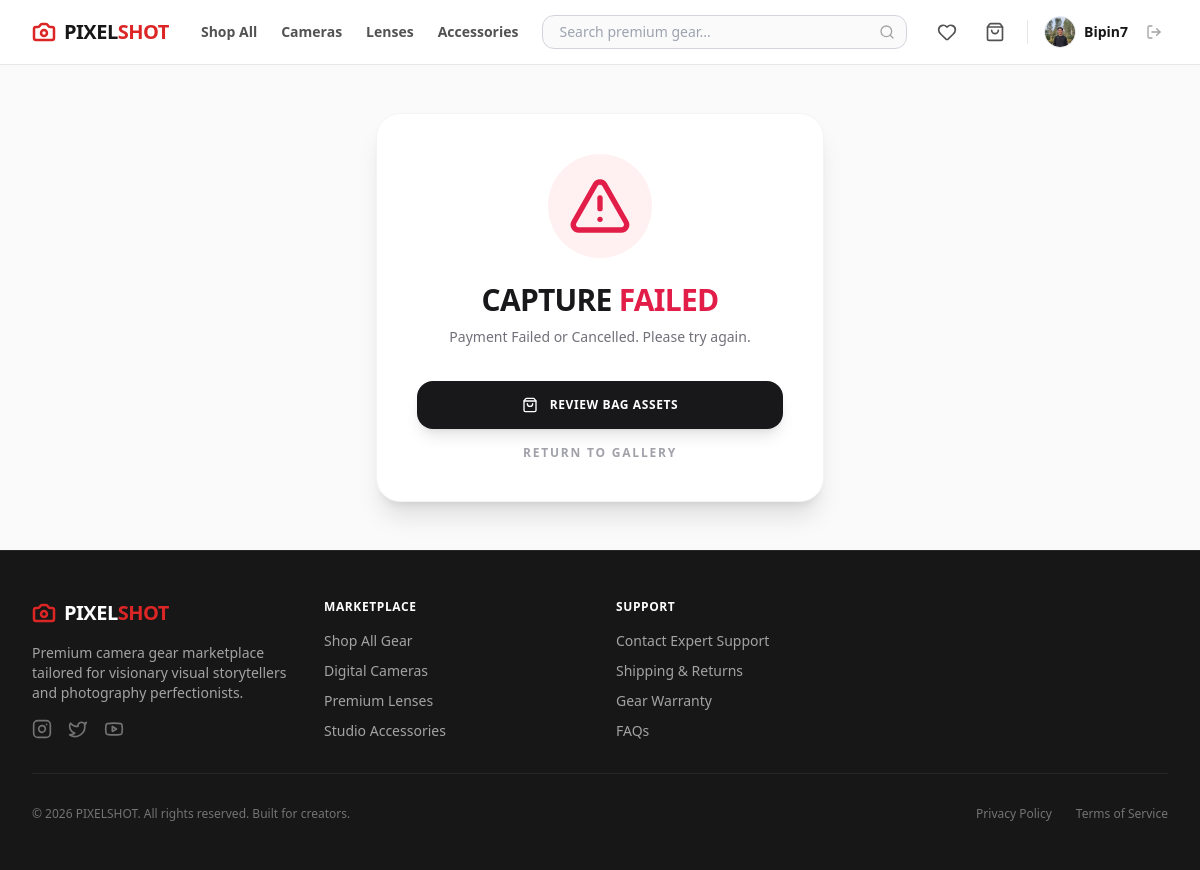
The page /payment/failed/ (signed in) on the database its author committed.
### ps_app/models.py (models this page shows, shortened)
class User(AbstractUser):
    phone = models.CharField(max_length=20, blank=True)
    address = models.TextField(blank=True)
    profile_picture = models.ImageField(upload_to='images/user/', blank=True, null=True)

### ps_app/views/payment_view.py (the view)
# urls.py: path('payment/failed/', payment_failed_view, name='payment_failed'),
def payment_failed_view(request):
    messages.error(request, "Payment Failed or Cancelled. Please try again.")
    return render(request, 'main/payment_failed_page.html')

### ps_app/templates/main/payment_failed_page.html (shortened to what this page needs)
<!DOCTYPE html>
<html lang="en">
<head>
    {% load static %}
    <link href="{% static 'css/styles.css' %}" rel="stylesheet" />
</head>
<body class="bg-zinc-50 flex flex-col min-h-screen">
    {% include 'components/_navbar.html' %}
    <main class="flex-grow flex items-center justify-center py-12 px-4">
        <div class="max-w-md w-full bg-white p-10 rounded-3xl shadow-xl border border-zinc-100 text-center">
            <div class="flex justify-center mb-6">
                <div class="bg-rose-50 p-5 rounded-full animate-pulse">
                    <i data-lucide="alert-triangle" class="w-16 h-16 text-rose-600 stroke-[2px]"></i>
                </div>
            </div>
            <h2 class="text-3xl font-black text-zinc-900 tracking-tight uppercase mb-2">
                Capture <span class="text-rose-600">Failed</span>
            </h2>
            <p class="text-zinc-500 mb-8 font-medium leading-relaxed text-sm">
                {% if messages %}
                    {% for message in messages %}{{ message }}{% endfor %}
                {% else %}
                    The checkout window timed out or your payment authorization was declined.
                {% endif %}
            </p>
            <div class="space-y-4">
                <a href="/cart/" class="w-full bg-zinc-900 text-white font-bold py-4 rounded-2xl hover:bg-black shadow-lg flex items-center justify-center gap-3 transition-all active:scale-95 uppercase tracking-wider text-xs">
                    <i data-lucide="shopping-bag" class="w-4 h-4"></i>
                    Review Bag Assets
                </a>
                <a href="/" class="block text-zinc-400 font-bold hover:text-zinc-600 transition-colors uppercase text-xs tracking-[0.15em]">
                    Return to Gallery
                </a>
            </div>
        </div>
    </main>
    {% include 'components/_footer.html' %}
</body>
</html>

### ps_app/templates/components/_navbar.html (shortened to what this page needs)
<nav class="bg-white border-b border-gray-200 sticky top-0 z-50 font-sans text-neutral-900">
    <div class="max-w-7xl mx-auto px-4 sm:px-6 lg:px-8">
        <div class="flex justify-between h-16 items-center">
            <div class="flex items-center gap-8">
                <a href="/" class="flex items-center gap-2 text-xl font-black tracking-tight shrink-0">
                    <i data-lucide="camera" class="w-6 h-6 text-red-600 stroke-[2.5]"></i>
                    <span>PIXEL<span class="text-red-600">SHOT</span></span>
                </a>
                <div class="hidden md:flex items-center gap-6 text-sm font-semibold text-neutral-600">
                    <a href="/products/" class="hover:text-red-600 transition-colors">Shop All</a>
                    <a href="/products/?category=cameras" class="hover:text-red-600 transition-colors">Cameras</a>
                    <a href="/products/?category=lenses" class="hover:text-red-600 transition-colors">Lenses</a>
                    <a href="/products/?category=accessories" class="hover:text-red-600 transition-colors">Accessories</a>
                </div>
            </div>
            <div class="flex-1 max-w-md mx-6 hidden sm:block">
                <form action="/products/" method="GET" class="relative">
                    <input type="text" name="search" value="{{ request.GET.search }}" placeholder="Search premium gear..."
                        class="w-full bg-neutral-50 border border-gray-300 rounded-xl pl-4 pr-9 py-1.5 text-sm focus:outline-none focus:ring-2 focus:ring-red-600 focus:border-red-600 focus:bg-white transition-all">
                    <button type="submit" class="absolute inset-y-0 right-0 flex items-center pr-3 text-neutral-400 hover:text-red-600">
                        <i data-lucide="search" class="w-4 h-4"></i>
                    </button>
                </form>
            </div>
            <div class="flex items-center gap-4">
                {% if user.is_authenticated and not user.is_staff %}
                    <a href="/wishlist/" class="p-1.5 text-neutral-600 hover:text-red-600 transition-colors relative">
                        <i data-lucide="heart" class="w-5 h-5"></i>
                    </a>
                    <a href="/cart/" class="p-1.5 text-neutral-600 hover:text-red-600 transition-colors relative">
                        <i data-lucide="shopping-bag" class="w-5 h-5"></i>
                    </a>
                {% endif %}
                {% if user.is_authenticated %}
                    <div class="flex items-center gap-3">
                        <a href="/profile/" class="flex items-center gap-2 group">
                            {% if user.profile_picture %}
                                <img src="{{ user.profile_picture.url }}" alt="Profile" class="w-8 h-8 rounded-full object-cover border border-gray-200 group-hover:border-red-600 transition-colors">
                            {% else %}
                                <div class="w-8 h-8 rounded-full bg-neutral-100 border border-gray-200 flex items-center justify-center text-neutral-500 group-hover:border-red-600 transition-colors">
                                    <i data-lucide="user" class="w-4 h-4"></i>
                                </div>
                            {% endif %}
                            <span class="text-sm font-semibold hidden lg:block group-hover:text-red-600 transition-colors">{{ user.username }}</span>
                        </a>
                        <form action="/logout/" method="POST" class="inline">
                            <button type="submit" class="p-1.5 text-neutral-400 hover:text-red-600 transition-colors" title="Log Out">
                                <i data-lucide="log-out" class="w-4 h-4"></i>
                            </button>
                        </form>
                    </div>
                {% else %}
                    <div class="flex items-center gap-3 text-sm font-bold">
                        <a href="/login/" class="text-neutral-600 hover:text-black transition-colors px-2 py-1.5">Sign In</a>
                        <a href="/register/" class="bg-neutral-900 text-white px-4 py-2 rounded-xl hover:bg-red-600 transition-all shadow-sm">Register</a>
                    </div>
                {% endif %}
            </div>
        </div>
    </div>
</nav>

### rows shown on the page
User: profile_picture (picture), username "Bipin7"

### other values the page prints
{{ message }} "Payment Failed or Cancelled. Please try again."
